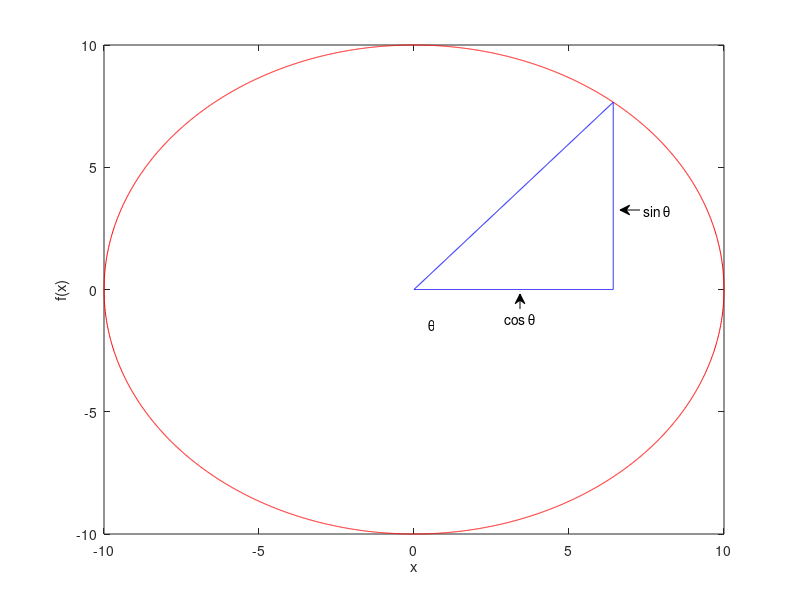

MATLAB code to generate this figure:
% COSE281 ENGINEERING MATHEMATICS 2019 ASSIGNMENT 1 PROBLEM #2
% STUDENT IDs: 2015320143, 2016320128, 2018320250
% This script plots a circle of radius 10 and a right-angle triangle with 
% an angle of 50 degrees.The code also annotates the angle theta and 
% cos & sin theta.

% code to clear all workspace, all figures and output window of Matlab
clear all
close all
clc

% create numbered figure variable named f2
f2 = figure(2);

% set position property to bottom-left corner
% set width to 700 pixels and height to 700 pixels 
set(f2, 'Units', 'pixels', 'Position', [0 0 700 700]);

% plot a circle of radius 10 using 2 suitable functions f(x): y1, y2
% y1 is upper half of circle
% y2 is lower half of circle
% circle is centered on (0, 0)
% x's interval is between -10 & 10
x = [-10 : .01 : 10]; 
y1 = sqrt(100 - x.^2);
y2 = -sqrt(100 - x.^2);

% code to plot the triangle
% t1 = length of the base of triangle
% hypot = hypotenuse of triangle
% base = the base of the triangle
% t2 = range of height of triangle
% height = the height of triangle
t1 = [0 : .01 : 10 * cosd(50)];  
hypot = tand(50) * t1;
base = 0 * t1; 
t2 = [0 : .01 : 10 * sind(50)]; 
height = 10 * cosd(50) * (t2 / t2);

% plot circle in red and triangle in blue
plot(x, y1,'r', x, y2, 'r', t1, hypot, 'b', t1, base, 'b', height * ones(size(t2)), t2, 'b'); 

% adds x & y (f(x)) labels
xlabel('x'); ylabel('f(x)'); 


% code to show \theta
anon_theta = {[10.7/20 9/20 0.1 0.1], 'String','\theta', 'EdgeColor', 'none'};
annotation('textbox', anon_theta{:});


% code for annotation of cos(theta) and sin(theta)
anon_cos = {[13/20 13/20],  [9.7/20 10.2/20], 'String', 'cos \theta', 'LineWidth', 0.3, 'HeadWidth', 5, 'HeadLength', 5};
annotation('textarrow', anon_cos{:});

anon_sin = {[16/20 15.5/20],  [13/20 13/20], 'String', 'sin \theta', 'LineWidth', 0.3, 'HeadWidth', 5, 'HeadLength', 5};
annotation('textarrow', anon_sin{:});

% code to save figure into jpg file circle.jpg
% saves plot image as circle.jpg to current directory 
saveas(f2, 'circle.jpg'); 
